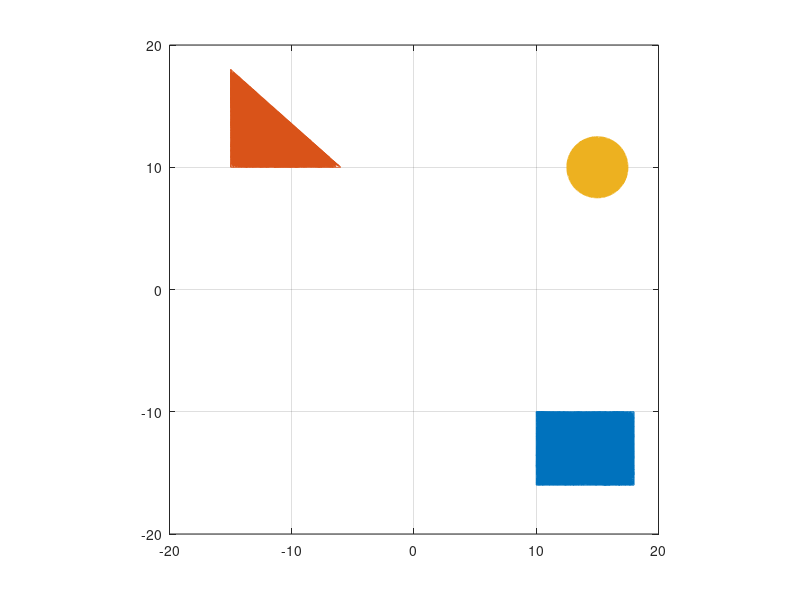

MATLAB code for this plot:

n = 10000;

%Rectangle Obstacle with random points inside;
x1 = [10,18,18,10,10]';           %set the corner of the Xpoints.
y1 = [-10,-10,-16,-16,-10]';      %set the corner of the Ypoints.



x11 = 10+8.*rand(n,1);           %set the random points of X
y11 = -(10+6.*rand(n,1));        %set the random points of Y

X1 = [x1;x11];          %colletive points in the space.
Y1 = [y1;y11];          %collective points in the space.


plot(X1,Y1)        

hold on

%Triangle with the obstacle points in it.
%same the above steps goes for the all other.
x2 = [-15 -6 -15,-15]';
y2 = [18,10,10,18]';

hold on 
x21 = -(6+9.*rand(n,1));
y21 = 10+8*rand(n,1);
p = y21 < 10 - (8/9)*(x21+6);

X2 = [x2;x21(p)];
Y2 = [y2;y21(p)];

plot(X2,Y2)

%Cirlce with random points of obstacle in it.

R3 = 2.5;


theta = linspace(0,2*pi,1000);
x3 = (15+R3*sin(theta))';
y3 = (10+R3*cos(theta))'; 
hold on

% Now create the set of points.
t = 2*pi*rand(n,1);
r = R3*sqrt(rand(n,1));
x31 = 15 + r.*cos(t);
y31 = 10 + r.*sin(t); 

X3= [x3;x31];
Y3= [y3;y31];
plot(X3,Y3)
axis([-20 20 -20 20])
axis equal
grid on;

X = [X1;X2;X3];
Y = [Y1;Y2;Y3];
cordObstacle = [X Y];